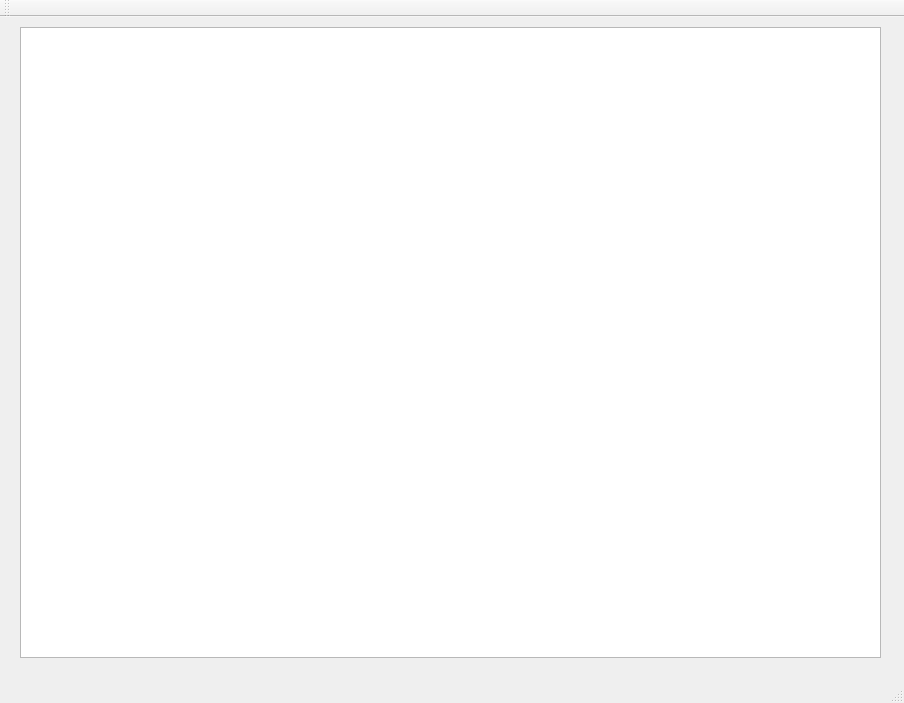
<?xml version="1.0" encoding="UTF-8"?>
<ui version="4.0">
 <class>MainWindow</class>
 <widget class="QMainWindow" name="MainWindow">
  <property name="geometry">
   <rect>
    <x>0</x>
    <y>0</y>
    <width>904</width>
    <height>703</height>
   </rect>
  </property>
  <property name="windowTitle">
   <string>MainWindow</string>
  </property>
  <widget class="QWidget" name="centralWidget">
   <widget class="QGraphicsView" name="graphicsView">
    <property name="geometry">
     <rect>
      <x>20</x>
      <y>10</y>
      <width>861</width>
      <height>631</height>
     </rect>
    </property>
   </widget>
  </widget>
  <widget class="QMenuBar" name="menuBar">
   <property name="geometry">
    <rect>
     <x>0</x>
     <y>0</y>
     <width>904</width>
     <height>31</height>
    </rect>
   </property>
  </widget>
  <widget class="QToolBar" name="mainToolBar">
   <attribute name="toolBarArea">
    <enum>TopToolBarArea</enum>
   </attribute>
   <attribute name="toolBarBreak">
    <bool>false</bool>
   </attribute>
  </widget>
  <widget class="QStatusBar" name="statusBar"/>
 </widget>
 <layoutdefault spacing="6" margin="11"/>
 <resources/>
 <connections/>
</ui>
